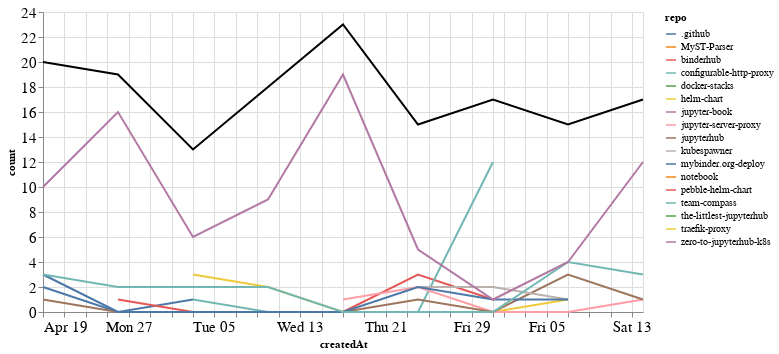

This figure's notebook cell:
### Markdown cell above
## Comments

### Code cell
comments_time = comments.groupby('repo').resample('W', on='createdAt').count()['author'].reset_index()
comments_time = comments_time.rename(columns={'author': 'count'})
comments_time_total = comments_time.groupby('createdAt').agg({"count": "sum"}).reset_index()
ch1 = alt.Chart(comments_time, width=600).mark_line().encode(
    x='createdAt',
    y='count',
    color='repo',
    tooltip="repo"
)

ch2 = alt.Chart(comments_time_total, width=600).mark_line(color="black").encode(
    x='createdAt',
    y='count',
)

ch1 + ch2

### Figure 1 — Vega-Lite specification as saved in the notebook (floating-point values rounded to 4 significant figures)
{"config": {"axisLeft": {"labelFontSize": 15}, "axisBottom": {"labelFontSize": 15}}, "layer": [{"data": {"name": "data-e7d41ec5cfcb0b55fe69406806e6c51c"}, "mark": "line", "encoding": {"color": {"type": "nominal", "field": "repo"}, "tooltip": {"type": "nominal", "field": "repo"}, "x": {"type": "temporal", "field": "createdAt"}, "y": {"type": "quantitative", "field": "count"}}, "width": 600}, {"data": {"name": "data-73910ee9866155c36d5a5de48b184086"}, "mark": {"type": "line", "color": "black"}, "encoding": {"x": {"type": "temporal", "field": "createdAt"}, "y": {"type": "quantitative", "field": "count"}}, "width": 600}], "$schema": "https://vega.github.io/schema/vega-lite/v4.8.1.json", "datasets": {"data-e7d41ec5cfcb0b55fe69406806e6c51c": [{"repo": ".github", "createdAt": "2020-04-19T00:00:00", "count": 2}, {"repo": ".github", "createdAt": "2020-04-26T00:00:00", "count": 0}, {"repo": ".github", "createdAt": "2020-05-03T00:00:00", "count": 1}, {"repo": "MyST-Parser", "createdAt": "2020-05-10T00:00:00", "count": 3}, {"repo": "binderhub", "createdAt": "2020-04-26T00:00:00", "count": 1}, {"repo": "binderhub", "createdAt": "2020-05-03T00:00:00", "count": 0}, {"repo": "binderhub", "createdAt": "2020-05-10T00:00:00", "count": 0}, {"repo": "binderhub", "createdAt": "2020-05-17T00:00:00", "count": 0}, {"repo": "binderhub", "createdAt": "2020-05-24T00:00:00", "count": 3}, {"repo": "binderhub", "createdAt": "2020-05-31T00:00:00", "count": 1}, {"repo": "configurable-http-proxy", "createdAt": "2020-05-03T00:00:00", "count": 1}, {"repo": "configurable-http-proxy", "createdAt": "2020-05-10T00:00:00", "count": 0}, {"repo": "configurable-http-proxy", "createdAt": "2020-05-17T00:00:00", "count": 0}, {"repo": "configurable-http-proxy", "createdAt": "2020-05-24T00:00:00", "count": 0}, {"repo": "configurable-http-proxy", "createdAt": "2020-05-31T00:00:00", "count": 12}, {"repo": "docker-stacks", "createdAt": "2020-04-19T00:00:00", "count": 1}, {"repo": "helm-chart", "createdAt": "2020-05-03T00:00:00", "count": 3}, {"repo": "helm-chart", "createdAt": "2020-05-10T00:00:00", "count": 2}, {"repo": "helm-chart", "createdAt": "2020-05-17T00:00:00", "count": 0}, {"repo": "helm-chart", "createdAt": "2020-05-24T00:00:00", "count": 0}, {"repo": "helm-chart", "createdAt": "2020-05-31T00:00:00", "count": 0}, {"repo": "helm-chart", "createdAt": "2020-06-07T00:00:00", "count": 1}, {"repo": "jupyter-book", "createdAt": "2020-05-10T00:00:00", "count": 1}, {"repo": "jupyter-server-proxy", "createdAt": "2020-05-17T00:00:00", "count": 1}, {"repo": "jupyter-server-proxy", "createdAt": "2020-05-24T00:00:00", "count": 2}, {"repo": "jupyter-server-proxy", "createdAt": "2020-05-31T00:00:00", "count": 0}, {"repo": "jupyter-server-proxy", "createdAt": "2020-06-07T00:00:00", "count": 0}, {"repo": "jupyter-server-proxy", "createdAt": "2020-06-14T00:00:00", "count": 1}, {"repo": "jupyterhub", "createdAt": "2020-04-19T00:00:00", "count": 1}, {"repo": "jupyterhub", "createdAt": "2020-04-26T00:00:00", "count": 0}, {"repo": "jupyterhub", "createdAt": "2020-05-03T00:00:00", "count": 0}, {"repo": "jupyterhub", "createdAt": "2020-05-10T00:00:00", "count": 0}, {"repo": "jupyterhub", "createdAt": "2020-05-17T00:00:00", "count": 0}, {"repo": "jupyterhub", "createdAt": "2020-05-24T00:00:00", "count": 1}, {"repo": "jupyterhub", "createdAt": "2020-05-31T00:00:00", "count": 0}, {"repo": "jupyterhub", "createdAt": "2020-06-07T00:00:00", "count": 3}, {"repo": "jupyterhub", "createdAt": "2020-06-14T00:00:00", "count": 1}, {"repo": "kubespawner", "createdAt": "2020-05-24T00:00:00", "count": 2}, {"repo": "kubespawner", "createdAt": "2020-05-31T00:00:00", "count": 2}, {"repo": "kubespawner", "createdAt": "2020-06-07T00:00:00", "count": 1}, {"repo": "mybinder.org-deploy", "createdAt": "2020-04-19T00:00:00", "count": 3}, {"repo": "mybinder.org-deploy", "createdAt": "2020-04-26T00:00:00", "count": 0}, {"repo": "mybinder.org-deploy", "createdAt": "2020-05-03T00:00:00", "count": 0}, {"repo": "mybinder.org-deploy", "createdAt": "2020-05-10T00:00:00", "count": 0}, {"repo": "mybinder.org-deploy", "createdAt": "2020-05-17T00:00:00", "count": 0}, {"repo": "mybinder.org-deploy", "createdAt": "2020-05-24T00:00:00", "count": 2}, {"repo": "mybinder.org-deploy", "createdAt": "2020-05-31T00:00:00", "count": 1}, {"repo": "mybinder.org-deploy", "createdAt": "2020-06-07T00:00:00", "count": 1}, {"repo": "notebook", "createdAt": "2020-05-17T00:00:00", "count": 1}, {"repo": "pebble-helm-chart", "createdAt": "2020-06-07T00:00:00", "count": 1}, {"repo": "team-compass", "createdAt": "2020-04-19T00:00:00", "count": 3}, {"repo": "team-compass", "createdAt": "2020-04-26T00:00:00", "count": 2}, {"repo": "team-compass", "createdAt": "2020-05-03T00:00:00", "count": 2}, {"repo": "team-compass", "createdAt": "2020-05-10T00:00:00", "count": 2}, {"repo": "team-compass", "createdAt": "2020-05-17T00:00:00", "count": 0}, {"repo": "team-compass", "createdAt": "2020-05-24T00:00:00", "count": 0}, {"repo": "team-compass", "createdAt": "2020-05-31T00:00:00", "count": 0}, {"repo": "team-compass", "createdAt": "2020-06-07T00:00:00", "count": 4}, {"repo": "team-compass", "createdAt": "2020-06-14T00:00:00", "count": 3}, {"repo": "the-littlest-jupyterhub", "createdAt": "2020-05-10T00:00:00", "count": 1}, {"repo": "traefik-proxy", "createdAt": "2020-05-17T00:00:00", "count": 2}, {"repo": "zero-to-jupyterhub-k8s", "createdAt": "2020-04-19T00:00:00", "count": 10}, {"repo": "zero-to-jupyterhub-k8s", "createdAt": "2020-04-26T00:00:00", "count": 16}, {"repo": "zero-to-jupyterhub-k8s", "createdAt": "2020-05-03T00:00:00", "count": 6}, {"repo": "zero-to-jupyterhub-k8s", "createdAt": "2020-05-10T00:00:00", "count": 9}, {"repo": "zero-to-jupyterhub-k8s", "createdAt": "2020-05-17T00:00:00", "count": 19}, {"repo": "zero-to-jupyterhub-k8s", "createdAt": "2020-05-24T00:00:00", "count": 5}, {"repo": "zero-to-jupyterhub-k8s", "createdAt": "2020-05-31T00:00:00", "count": 1}, {"repo": "zero-to-jupyterhub-k8s", "createdAt": "2020-06-07T00:00:00", "count": 4}, {"repo": "zero-to-jupyterhub-k8s", "createdAt": "2020-06-14T00:00:00", "count": 12}], "data-73910ee9866155c36d5a5de48b184086": [{"createdAt": "2020-04-19T00:00:00", "count": 20}, {"createdAt": "2020-04-26T00:00:00", "count": 19}, {"createdAt": "2020-05-03T00:00:00", "count": 13}, {"createdAt": "2020-05-10T00:00:00", "count": 18}, {"createdAt": "2020-05-17T00:00:00", "count": 23}, {"createdAt": "2020-05-24T00:00:00", "count": 15}, {"createdAt": "2020-05-31T00:00:00", "count": 17}, {"createdAt": "2020-06-07T00:00:00", "count": 15}, {"createdAt": "2020-06-14T00:00:00", "count": 17}]}}
